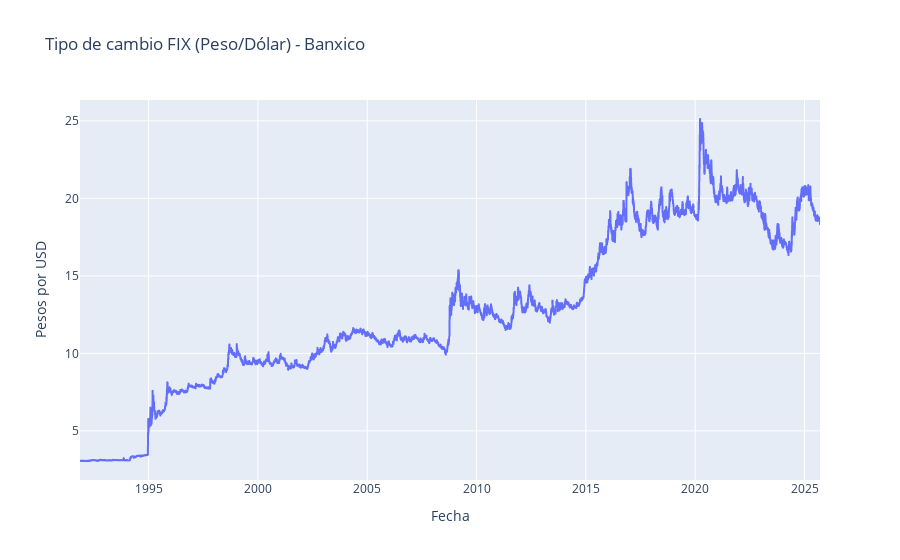

This figure's notebook cell:
### Code cell
# Graficar con Plotly
fig = px.line(
    df,
    x=df.index,
    y="TipoCambio",
    title="Tipo de cambio FIX (Peso/Dólar) - Banxico",
    labels={"TipoCambio": "Pesos por USD"}
)

# Mostrar gráfico interactivo
fig.show()

### Figure 1 — Plotly figure (JSON) as saved in the notebook; plotly's stock layout.template omitted (floating-point values rounded to 4 significant figures; data arrays with more than 128 entries replaced by an {"elided": "..."} marker saying what was removed)
{"data": [{"hovertemplate": "Fecha=%{x}<br>Pesos por USD=%{y}<extra></extra>", "legendgroup": "", "line": {"color": "#636efa", "dash": "solid"}, "marker": {"symbol": "circle"}, "mode": "lines", "name": "", "showlegend": false, "type": "scattergl", "x": {"elided": "12364 str values"}, "xaxis": "x", "y": {"elided": "12364 float values"}, "yaxis": "y"}], "layout": {"legend": {"tracegroupgap": 0}, "title": {"text": "Tipo de cambio FIX (Peso/Dólar) - Banxico"}, "xaxis": {"anchor": "y", "domain": [0, 1], "title": {"text": "Fecha"}}, "yaxis": {"anchor": "x", "domain": [0, 1], "title": {"text": "Pesos por USD"}}}}
